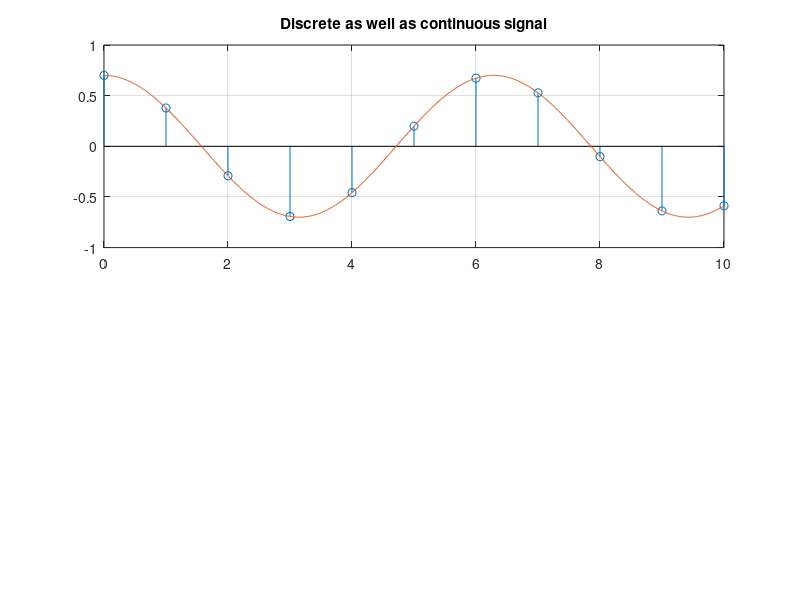

Recreate this plot in MATLAB.
%Task-7
clear all
clc
n = 0:10;
a = 0.7; % Part-B Repeat with value a=1.3
discreteSignal = a*exp(n*i);
t = 0:0.01:10;
contiSignal = a*exp(t*i);
subplot(2,1,1)
stem(n, real(discreteSignal));
hold on
plot(t, real(contiSignal));
title('Discrete as well as continuous signal')
grid



